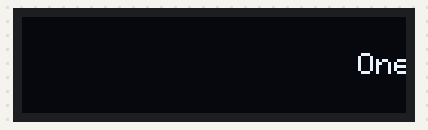
A sketch run on a simulated ESP32. Parts: 128×32 one-colour display. Random numbers use the default seed unless the sketch sets one.

Above: at 0.55 s.
At 5.35 s:
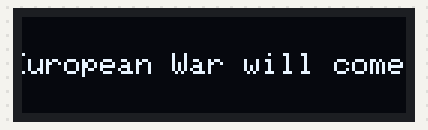
At 10.14 s:
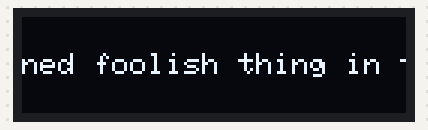
At 20.1 s:
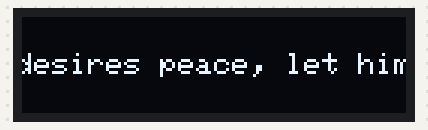
At 29.88 s:
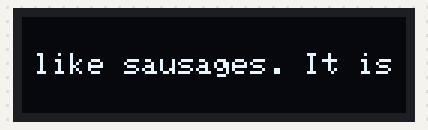
At 39.8 s:
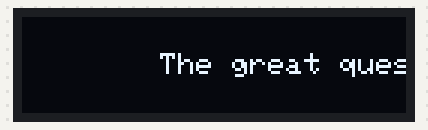

The sketch:

bismarck-quotes.ino
```cpp
#include <Wire.h>
#include <Adafruit_GFX.h>
#include <Adafruit_SSD1306.h>

// Define display dimensions for the mini OLED (128x32)
#define SCREEN_WIDTH 128
#define SCREEN_HEIGHT 32
#define OLED_RESET    -1      // Not used for many mini OLEDs
#define SCREEN_ADDRESS 0x3C   // Common I2C address for these OLEDs

// Create the OLED display object
Adafruit_SSD1306 display(SCREEN_WIDTH, SCREEN_HEIGHT, &Wire, OLED_RESET);

// Array of Otto von Bismarck quotes
const char* quotes[] = {
  "One day the great European War will come out of some damned foolish thing in the Balkans (1888).",
  "Laws are like sausages. It is better not to see them being made.",
  "What we learn from History is that no one learns from History",
  "God has a special providence for fools, drunks, and the United States of America.",
  "People never lie so much as after a hunt, during a war or before an election.",
  "Only a fool learns from his own mistakes. The wise man learns from the mistakes of others.",
  "The division of the United States into federations of equal force was decided long before the Civil War by the high financial powers of Europe. These bankers were afraid that the United States, if they remained in one block and as one nation, would attain economic and financial independence, which would upset their financial domination over the world. The voice of the Rothschilds prevailed... Therefore they sent their emissaries into the field to exploit the question of slavery and to open an abyss between the two sections of the Union.",
  "Politics is the art of the possible.",
  "The Americans are a very lucky people. They're bordered to the north and south by weak neighbors, and to the east and west by fish.",
  "The great questions of the day will not be settled by means of speeches and majority decisions but by iron and blood.",
  "The death of Lincoln was a disaster for Christendom. There was no man in the United States great enough to wear his boots and the bankers went anew to grab the riches. I fear that foreign bankers with their craftiness and tortuous tricks will entirely control the exuberant riches of America and use it to systematically corrupt civilization.",
  "Whoever desires peace, let him prepare for war.",
  "The great questions of the day will not be settled by speeches and majority decisions but by iron and blood.",
  "If you want to test the loyalty of a nation, give it power."
};
const int numQuotes = sizeof(quotes) / sizeof(quotes[0]);

// Scroll parameters
const int scrollSpeed = 2;    // Pixels per iteration
const int scrollDelay = 30;   // Delay in milliseconds

void setup() {
  // Initialize I2C on ESP32: SDA = GPIO21, SCL = GPIO22
  Wire.begin(21, 22);
  Serial.begin(115200);

  // Initialize the OLED display
  if (!display.begin(SSD1306_SWITCHCAPVCC, SCREEN_ADDRESS)) {
    Serial.println(F("SSD1306 allocation failed"));
    for (;;); // Halt if display initialization fails
  }

  // Clear display and set text properties
  display.clearDisplay();
  display.setTextColor(SSD1306_WHITE);
  display.setTextSize(1);           // Small text size for one-line display
  display.setTextWrap(false);       // Disable automatic text wrapping

  // Seed random number generator using an unconnected analog pin
  randomSeed(analogRead(0));
}

void loop() {
  // Randomly select one Otto von Bismarck quote and scroll it once
  int index = random(numQuotes);
  scrollText(quotes[index]);
  delay(1000); // Pause 1 second between quotes
}

// Function to scroll a text string from right to left across the OLED once
void scrollText(const char* text) {
  display.clearDisplay();

  // Get text bounds (this returns the width and height of the text)
  int16_t x1, y1;
  uint16_t textWidth, textHeight;
  display.getTextBounds(text, 0, 0, &x1, &y1, &textWidth, &textHeight);

  // Start text off-screen to the right
  int x = SCREEN_WIDTH;
  // Center text vertically on the 32-pixel-high screen
  int y = (SCREEN_HEIGHT - textHeight) / 2;

  // Scroll text until it is completely off the left side
  while (x > -((int)textWidth)) {
    display.clearDisplay();
    display.setCursor(x, y);
    display.print(text);
    display.display();
    delay(scrollDelay);
    x -= scrollSpeed;
  }

  // Clear display after scrolling
  display.clearDisplay();
  display.display();
}
```
